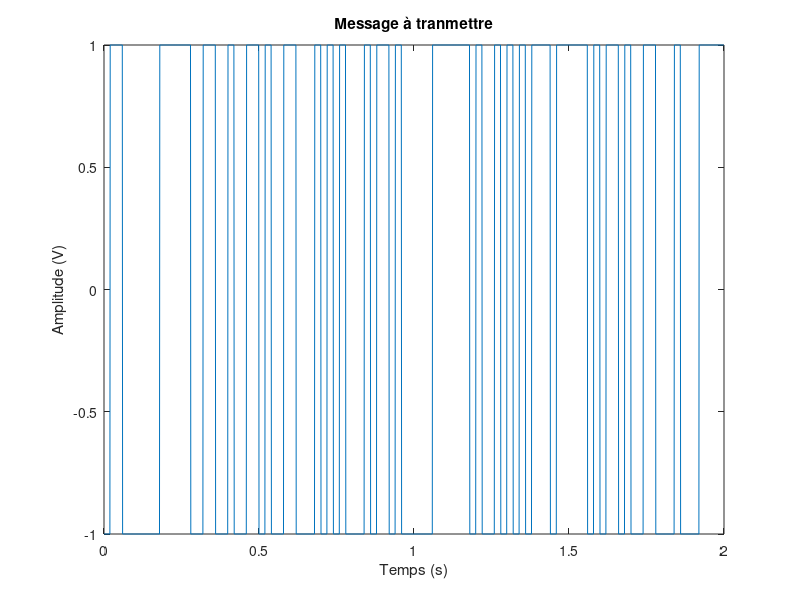
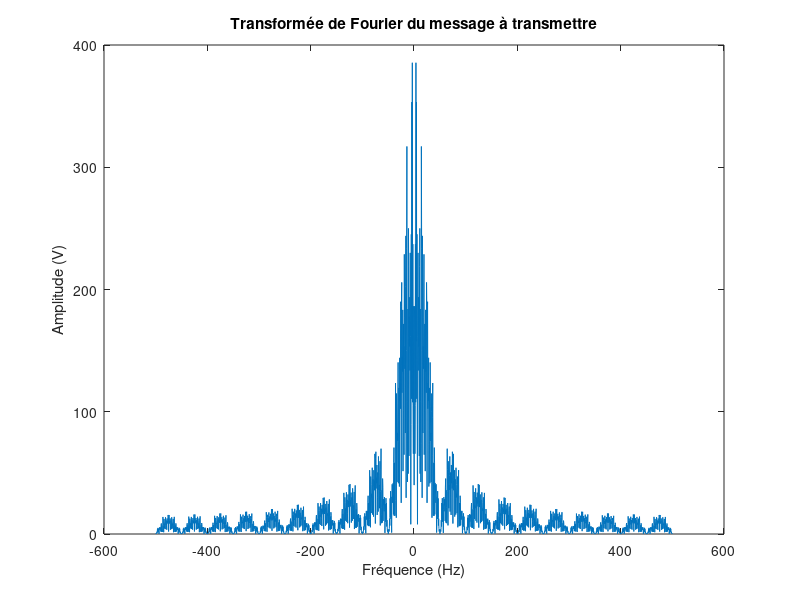
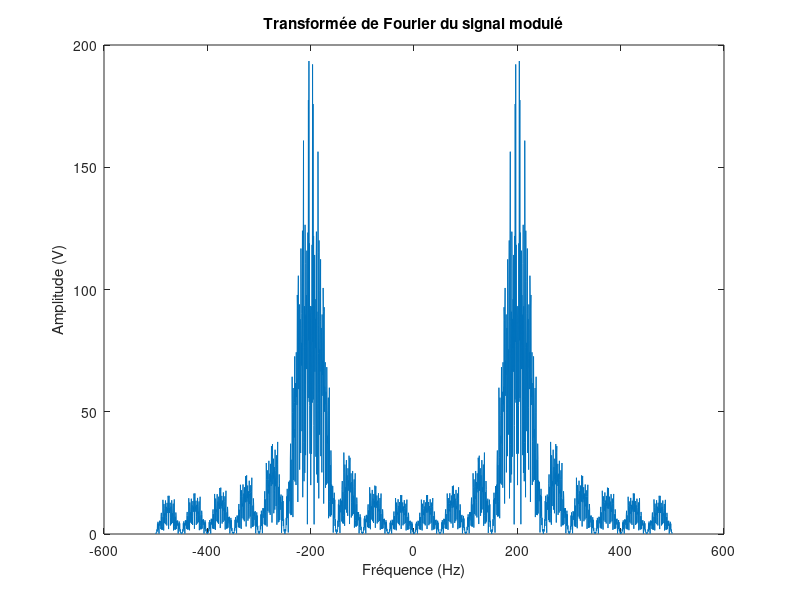
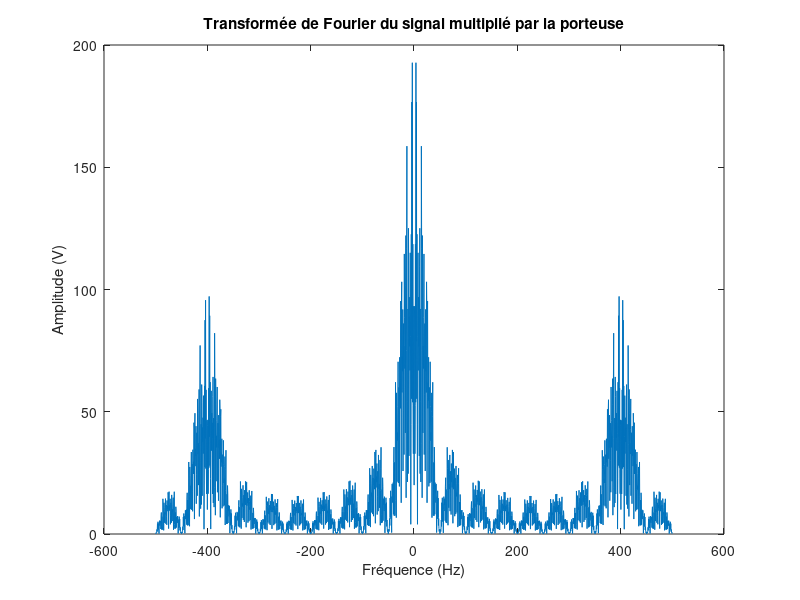

The MATLAB source for these figures, in order:
% TP 2 Traitement du signal
% BEN AHMED DAHO Mohamed 
% Groupe N

%III)Implantation du modulateur
% 1)a)Création d'un message binaire
Fe=1000;
f0=200;
Nb=100;
bits=randi([0,1],1,Nb);
Ns=20;
Ts=Ns/Fe;

% 1)b)Création du message à transmettre à partir du message binaire
m=kron(2*bits - 1 , ones(1,Ns));
temps=[0:length(m)-1]/Fe;

% 1)c)Tracé du message à transmettre
figure
plot(temps,m);
title('Message à tranmettre');
xlabel('Temps (s)');
ylabel('Amplitude (V)');

% 1)d)Transformée de Fourier du message à transmettre
TF=(fft(m));
Freq=linspace(-Fe/2,Fe/2,length(TF));
figure
plot(Freq,fftshift(abs(TF)));
title('Transformée de Fourier du message à transmettre');
xlabel('Fréquence (Hz)');
ylabel('Amplitude (V)');

% 2)a)Modulation d'amplitude du signal à transmettre
porteuse=cos(2*pi*f0*temps);
m_module=m.*porteuse;
TF_module=(fft(m_module));
Freq=linspace(-Fe/2,Fe/2,length(TF_module));

% 2)b)Tracé de la transformée de Fourier du signal modulé
figure
plot(Freq,fftshift(abs(TF_module)));
title('Transformée de Fourier du signal modulé');
xlabel('Fréquence (Hz)');
ylabel('Amplitude (V)');


% IV)Implantation udu retour à la basse fréquence
% 1)Multiplication par la porteuse
m_demodule=m_module.*porteuse;

% 2)Transformée de Fourier du signal multiplié par la porteuse
TF_demodule=(fft(m_demodule));
Freq=linspace(-Fe/2,Fe/2,length(TF_demodule));
figure
plot(Freq,fftshift(abs(TF_demodule)));
title('Transformée de Fourier du signal multiplié par la porteuse');
xlabel('Fréquence (Hz)');
ylabel('Amplitude (V)');

% 3)a)Création du filtre passe bas. Pour la fréquence de coupure, on choisit 2*f0
N=40;
K=[-N/Fe:1/Fe:N/Fe];
hk=2*f0*sinc(K*f0*2);
figure
plot(K,hk);
title('Réponse impulsionnelle du filtre passe bas calculée sur un morceau');
xlabel('Temps (s)');
ylabel('Amplitude (V)');

 % 3)b)Calcul de la réponse fréquentielle du filtre
TF_filtre=fft(hk);
Freq=linspace(-Fe/2,Fe/2,length(TF_filtre));
figure
plot(Freq,fftshift((abs(TF_filtre))));
title('Réponse en fréquence du filtre passe bas ');
xlabel('Fréquence (Hz)');
ylabel('Amplitude (V)');

% 3)c) Ordres différents pour le filtre
%Réponses impulsionnelles
N=21;
K_21=[-N/Fe:1/Fe:N/Fe];
hk_21=2*f0*sinc(2*K_21*f0);
figure
plot(K_21,hk_21,'d');

hold on
 
N=61;
K_61=[-N/Fe:1/Fe:N/Fe];
hk_61=2*f0*sinc(2*K_61*f0);
plot(K_61,hk_61);
title('Réponses impulsionnelles du filtre pour des ordres différents');
legend('N=21','N=61');
xlabel('Temps (s)');
ylabel('Amplitude (V)');
%Réponses fréquentielles
N=21;
K=[-N/Fe:1/Fe:N/Fe];
hk=2*f0*sinc(2*K*f0);
TF_filtre=fft(hk);
Freq=linspace(-Fe/2,Fe/2,length(TF_filtre));
figure
plot(Freq,fftshift((abs(TF_filtre))));

hold on
N=61;
K=[-N/Fe:1/Fe:N/Fe];
hk=f0*sinc(2*K*f0);
TF_filtre=fft(hk);
Freq=linspace(-Fe/2,Fe/2,length(TF_filtre));
plot(Freq,fftshift((abs(TF_filtre))));
title('Réponses fréquentielles du filtre pour des ordres différents');
legend("N=21","N=61");
xlabel('Fréquence (Hz)');
ylabel('Amplitude (V)');

% 3)d)Ordres diférents pour les fenêtres de troncature
%Réponses impulsionnelles


f_rect=hk.*rectwin(length(hk))';
f_blackman=hk.*blackman(length(hk))';
figure
plot(K,f_rect);
hold on
plot(K,f_blackman);
title('Réponses impulsionnelles du filtre pour différentes fenêtres');
legend("Rectangulaire","Blackman");
xlabel('Temps (s)');
ylabel('Amplitude (V)');
% Réponses fréquentielles
fft_rect=fft(f_rect);
fft_blackman=fft(f_blackman);
figure
plot(Freq,fftshift(abs(fft_rect)));
hold on
plot(Freq,fftshift(abs(fft_blackman)));
title('Réponses fréquentielles du filtre pour différentes fenêtres');
legend("Rectangulaire","Blackman");
xlabel('Fréquence (Hz)');
ylabel('Amplitude (V)');

% 3)e) On conserve l'ordre 61 et la fenêtre de Blackman
figure
plot(Freq,fftshift(abs(fft_blackman)));
hold on
Freq=linspace(-Fe/2,Fe/2,length(TF_demodule));
plot(Freq,fftshift(abs(TF_demodule)));

title("Comparaison du spectre du signal à filtrer et de la réponse fréquentielle du filtre");
legend("Filtre","Signal à filtrer");
xlabel('Fréquence (Hz)');
ylabel('Amplitude (V)');

% 3)f)Filtrage du signal
signal_final=conv(m_demodule,f_blackman,'same');

% 3)g)Comparaison entre le signal émis et le signal en sortie du filtre
figure
plot(temps,m);
hold on
plot(temps,signal_final/max(signal_final));
title("Comparaison entre le signal émis et le signal en sortie du filtre");
legend("Signal émis","Signal en sortie du filtre (normalisé)");
xlabel('Temps (s)');
ylabel('Amplitude (V)');
